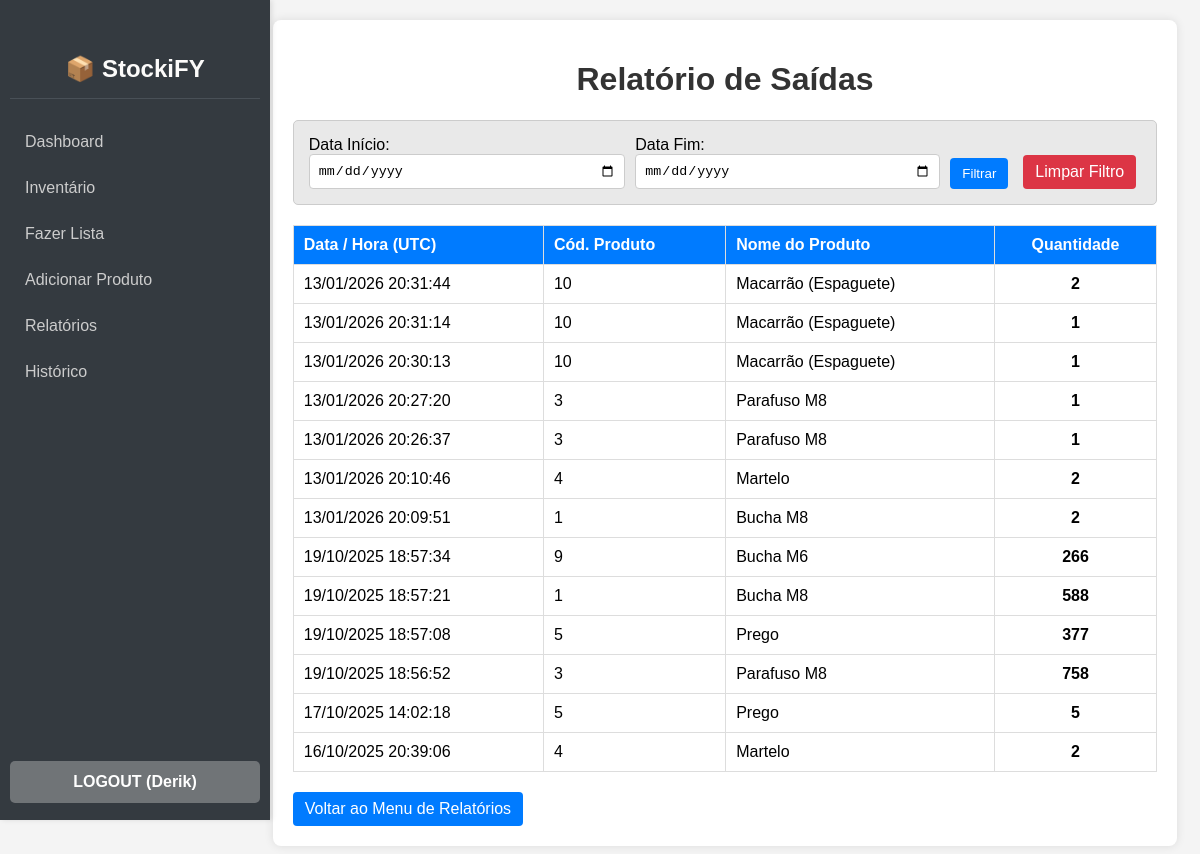
Page /relatorio/saidas (signed in) on the committed database.
### app.py (models this page shows, shortened)
class Usuario(UserMixin, db.Model):
    id = db.Column(db.Integer, primary_key=True)
    username = db.Column(db.String(80), unique=True, nullable=False)
    password_hash = db.Column(db.String(128))

class Movimento(db.Model):
    id = db.Column(db.Integer, primary_key=True)
    produto_id = db.Column(db.Integer, db.ForeignKey('produto.id', ondelete='CASCADE'), nullable=False) # Adicionado ondelete
    tipo = db.Column(db.String(10), nullable=False)
    quantidade = db.Column(db.Integer, nullable=False)
    timestamp = db.Column(db.DateTime, nullable=False, default=datetime.utcnow)
    produto = db.relationship('Produto', backref=db.backref('movimentos', lazy=True, cascade="all, delete-orphan")) # cascade adicionado

class Produto(db.Model):
    id = db.Column(db.Integer, primary_key=True)
    nome = db.Column(db.String(100), nullable=False)
    quantidade = db.Column(db.Integer, default=0)

### app.py (the view, shortened to what this page needs)
@app.route('/relatorio/saidas', methods=['GET', 'POST'])
@login_required
def relatorio_saidas():
    query = Movimento.query.filter_by(tipo='saida')
    data_inicio_str = request.form.get('data_inicio')
    data_fim_str = request.form.get('data_fim')
    movimentos = query.order_by(Movimento.timestamp.desc()).all()
    return render_template('relatorio_view.html', movimentos=movimentos, tipo_relatorio="Saídas", data_inicio=data_inicio_str, data_fim=data_fim_str)

### app.py (called while the page is built)
@login_manager.user_loader
def load_user(user_id):
    return Usuario.query.get(int(user_id))

### templates/relatorio_view.html (shortened to what this page needs)
<!DOCTYPE html>
<html lang="pt-BR">
<head>
    <link rel="stylesheet" href="{{ url_for('static', filename='css/style.css') }}">
</head>
<body>
    <div class="sidebar">
       <h2>📦 StockiFY</h2>
        <a href="{{ url_for('dashboard') }}">Dashboard</a>
        <a href="{{ url_for('inventario') }}">Inventário</a>
        <a href="{{ url_for('lista_pedidos_page') }}">Fazer Lista</a>
        <a href="{{ url_for('adicionar_produto') }}">Adicionar Produto</a>
        <a href="{{ url_for('relatorio_menu') }}">Relatórios</a>
        <a href="{{ url_for('historico_page') }}">Histórico</a>
        {% if current_user.is_authenticated %}
            <a href="{{ url_for('logout') }}" class="logout-link">LOGOUT ({{ current_user.username | capitalize }})</a>
        {% endif %}
    </div>
    <div class="content">
        <div class="container">
            <h1>Relatório de {{ tipo_relatorio }}</h1>
            <form method="POST" class="form-row">
                <div>
                    <label for="data_inicio">Data Início:</label>
                    <input type="date" name="data_inicio" id="data_inicio" value="{{ data_inicio or '' }}">
                </div>
                <div>
                    <label for="data_fim">Data Fim:</label>
                    <input type="date" name="data_fim" id="data_fim" value="{{ data_fim or '' }}">
                </div>
                <button type="submit" class="btn btn-main">Filtrar</button>
                <a href="{{ request.path }}" class="btn btn-delete">Limpar Filtro</a>
            </form>
            {% if movimentos %}
            <table class="table-inventory">
                <thead>
                    <tr>
                        <th>Data / Hora (UTC)</th>
                        <th>Cód. Produto</th>
                        <th>Nome do Produto</th>
                        <th class="quantidade-col">Quantidade</th>
                    </tr>
                </thead>
                <tbody>
                    {% for movimento in movimentos %}
                    <tr>
                        <td>{{ movimento.timestamp.strftime('%d/%m/%Y %H:%M:%S') }}</td>
                        <td>{{ movimento.produto_id }}</td>
                        <td>{{ movimento.produto.nome }}</td>
                        <td class="quantidade-col">{{ movimento.quantidade }}</td>
                    </tr>
                    {% endfor %}
                </tbody>
            </table>
            {% else %}
            <p style="text-align: center; margin-top: 30px; font-size: 1.1em;">
                Nenhuma movimentação de <strong>{{ tipo_relatorio.lower() }}</strong> encontrada para o período selecionado.
            </p>
            {% endif %}
            <div style="margin-top: 20px;">
                <a href="{{ url_for('relatorio_menu') }}" class="btn btn-main">Voltar ao Menu de Relatórios</a>
            </div>
        </div>
    </div>
</body>
</html>

### static/css/style.css (style rules this page uses)
body { font-family: Arial, sans-serif; margin: 0; background-color: #f4f4f4; display: flex; }
.content { margin-left: 250px; padding: 20px; flex-grow: 1; }
.container { max-width: 95%; margin: auto; background: white; padding: 20px; border-radius: 8px; box-shadow: 0 0 10px rgba(0, 0, 0, 0.1); }
h1 { text-align: center; color: #333; }
h2 { border-bottom: 2px solid #ccc; padding-bottom: 5px; margin-top: 30px; }
.sidebar { width: 250px; background-color: #343a40; color: white; box-shadow: 2px 0 5px rgba(0, 0, 0, 0.1); height: 100vh; position: fixed; display: flex; flex-direction: column; padding: 10px; }
.sidebar h2 { text-align: center; margin-bottom: 20px; padding: 15px 0; color: #fcfbfa; border-bottom: 1px solid #495057; }
.sidebar a { padding: 12px 15px; text-decoration: none; font-size: 16px; color: #ccc; display: block; border-radius: 5px; margin: 2px 0; transition: background-color 0.2s ease, color 0.2s ease, transform 0.1s ease; }
.logout-link { position: absolute; bottom: 15px; left: 10px; width: calc(100% - 20px); box-sizing: border-box; padding: 15px 0; text-align: center; background-color: #c4c4c46b; color: white !important; font-weight: bold; text-decoration: none; border-radius: 5px; margin: 0; border-top: none; transition: background-color 0.2s ease, transform 0.1s ease; }
.btn { color: white; padding: 8px 12px; border: none; border-radius: 4px; cursor: pointer; margin-right: 5px; text-decoration: none; display: inline-block; text-align: center; transition: background-color 0.2s ease, opacity 0.2s ease, transform 0.1s ease, box-shadow 0.2s ease; }
.btn-main { background-color: #007bff; }
.btn-delete { background-color: #dc3545; }
input[type="text"], input[type="number"], input[type="password"], select, input[type="date"] { width: 100%; padding: 8px; border: 1px solid #ccc; border-radius: 4px; box-sizing: border-box; transition: border-color 0.2s ease, box-shadow 0.2s ease; }
.form-row { display: flex; flex-wrap: wrap; gap: 10px; align-items: flex-end; margin-bottom: 20px; padding: 15px; border: 1px solid #ccc; border-radius: 5px; background-color: #e9e9e9; }
.form-row label { white-space: nowrap; margin-bottom: 5px; flex-basis: 100%; }
.form-row div { flex: 1 1 auto; }
.form-row button { margin-top: 10px; }
table { width: 100%; border-collapse: collapse; margin-top: 20px; }
th, td { border: 1px solid #ddd; padding: 10px; text-align: left; vertical-align: middle; }
.table-inventory th { background-color: #007bff; color: white; }
.quantidade-col { text-align: center; font-weight: bold; }
.table-inventory tbody tr, .table-pedidos tbody tr { transition: background-color 0.15s ease-in-out; }
.table-inventory td:last-child { white-space: nowrap; }

### rows in the picture
Usuario: username "Derik"
Movimento: timestamp "13/01/2026 20:31:44", produto_id "10", produto.nome "Macarrão (Espaguete)", quantidade "2"
Movimento: timestamp "13/01/2026 20:31:14", produto_id "10", produto.nome "Macarrão (Espaguete)", quantidade "1"
Movimento: timestamp "13/01/2026 20:30:13", produto_id "10", produto.nome "Macarrão (Espaguete)", quantidade "1"
Movimento: timestamp "13/01/2026 20:27:20", produto_id "3", produto.nome "Parafuso M8", quantidade "1"
Movimento: timestamp "13/01/2026 20:26:37", produto_id "3", produto.nome "Parafuso M8", quantidade "1"
Movimento: timestamp "13/01/2026 20:10:46", produto_id "4", produto.nome "Martelo", quantidade "2"
Movimento: timestamp "13/01/2026 20:09:51", produto_id "1", produto.nome "Bucha M8", quantidade "2"
Movimento: timestamp "19/10/2025 18:57:34", produto_id "9", produto.nome "Bucha M6", quantidade "266"
Movimento: timestamp "19/10/2025 18:57:21", produto_id "1", produto.nome "Bucha M8", quantidade "588"
Movimento: timestamp "19/10/2025 18:57:08", produto_id "5", produto.nome "Prego", quantidade "377"
Movimento: timestamp "19/10/2025 18:56:52", produto_id "3", produto.nome "Parafuso M8", quantidade "758"
Movimento: timestamp "17/10/2025 14:02:18", produto_id "5", produto.nome "Prego", quantidade "5"
Movimento: timestamp "16/10/2025 20:39:06", produto_id "4", produto.nome "Martelo", quantidade "2"

### other values in the picture
{{ tipo_relatorio }} "Saídas"
